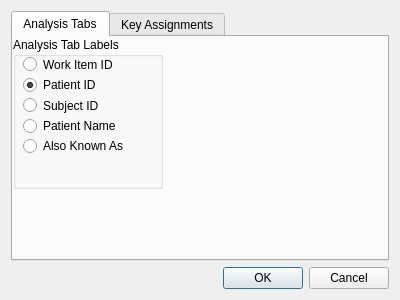
<?xml version="1.0" encoding="UTF-8"?>
<ui version="4.0">
 <class>Dialog</class>
 <widget class="QDialog" name="Dialog">
  <property name="geometry">
   <rect>
    <x>0</x>
    <y>0</y>
    <width>400</width>
    <height>300</height>
   </rect>
  </property>
  <property name="windowTitle">
   <string>Dialog</string>
  </property>
  <layout class="QGridLayout" name="gridLayout">
   <item row="0" column="0">
    <widget class="QTabWidget" name="tabWidget">
     <property name="currentIndex">
      <number>0</number>
     </property>
     <widget class="QWidget" name="analysisTabPreferences">
      <attribute name="title">
       <string>Analysis Tabs</string>
      </attribute>
      <widget class="QGroupBox" name="groupBox_2">
       <property name="geometry">
        <rect>
         <x>0</x>
         <y>0</y>
         <width>150</width>
         <height>152</height>
        </rect>
       </property>
       <property name="minimumSize">
        <size>
         <width>150</width>
         <height>0</height>
        </size>
       </property>
       <property name="maximumSize">
        <size>
         <width>16777215</width>
         <height>16777215</height>
        </size>
       </property>
       <property name="title">
        <string>Analysis Tab Labels</string>
       </property>
       <widget class="QWidget" name="layoutWidget">
        <property name="geometry">
         <rect>
          <x>10</x>
          <y>20</y>
          <width>116</width>
          <height>96</height>
         </rect>
        </property>
        <layout class="QVBoxLayout" name="verticalLayout">
         <item>
          <widget class="QRadioButton" name="labelTabsWithWorkItemID">
           <property name="text">
            <string>Work Item ID</string>
           </property>
          </widget>
         </item>
         <item>
          <widget class="QRadioButton" name="labelTabsWithIndividualID">
           <property name="text">
            <string>Patient ID</string>
           </property>
           <property name="checked">
            <bool>true</bool>
           </property>
          </widget>
         </item>
         <item>
          <widget class="QRadioButton" name="labelTabsWithSubjectID">
           <property name="text">
            <string>Subject ID</string>
           </property>
          </widget>
         </item>
         <item>
          <widget class="QRadioButton" name="labelTabsWithPatientName">
           <property name="text">
            <string>Patient Name</string>
           </property>
          </widget>
         </item>
         <item>
          <widget class="QRadioButton" name="labelTabsWithAlsoKnownAs">
           <property name="text">
            <string>Also Known As</string>
           </property>
          </widget>
         </item>
        </layout>
       </widget>
      </widget>
     </widget>
     <widget class="QWidget" name="keyAssignmentPreferences">
      <attribute name="title">
       <string>Key Assignments</string>
      </attribute>
     </widget>
    </widget>
   </item>
   <item row="1" column="0">
    <widget class="QDialogButtonBox" name="buttonBox">
     <property name="orientation">
      <enum>Qt::Horizontal</enum>
     </property>
     <property name="standardButtons">
      <set>QDialogButtonBox::Cancel|QDialogButtonBox::Ok</set>
     </property>
    </widget>
   </item>
  </layout>
 </widget>
 <resources/>
 <connections>
  <connection>
   <sender>buttonBox</sender>
   <signal>accepted()</signal>
   <receiver>Dialog</receiver>
   <slot>accept()</slot>
   <hints>
    <hint type="sourcelabel">
     <x>248</x>
     <y>254</y>
    </hint>
    <hint type="destinationlabel">
     <x>157</x>
     <y>274</y>
    </hint>
   </hints>
  </connection>
  <connection>
   <sender>buttonBox</sender>
   <signal>rejected()</signal>
   <receiver>Dialog</receiver>
   <slot>reject()</slot>
   <hints>
    <hint type="sourcelabel">
     <x>316</x>
     <y>260</y>
    </hint>
    <hint type="destinationlabel">
     <x>286</x>
     <y>274</y>
    </hint>
   </hints>
  </connection>
 </connections>
</ui>
